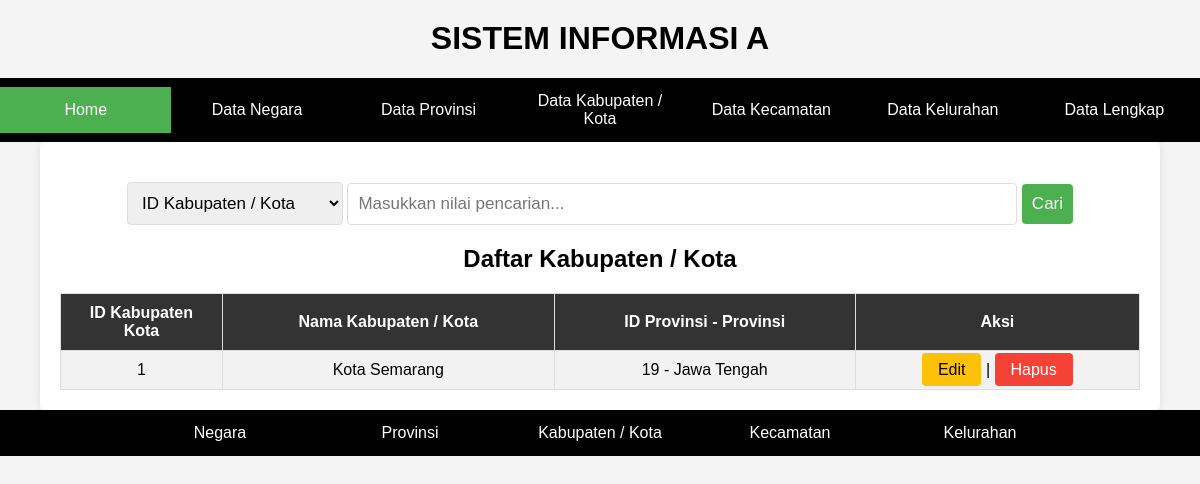
Screenshot of /admins/kabkota.php with the database file from the repository.
### tables this page shows
CREATE TABLE `areakabkota` (
  `Id_KabKota` int(11) NOT NULL,
  `KabKota` varchar(100) NOT NULL,
  `Id_Provinsi` int(10) NOT NULL
);

CREATE TABLE `areaprovinsi` (
  `Id_Provinsi` int(11) NOT NULL,
  `Provinsi` varchar(100) NOT NULL,
  `Id_Negara` int(11) NOT NULL
);

### admins/kabkota.php (the view, shortened to what this page needs)
<!DOCTYPE html>
<html lang="en">
<head>
</head>
<body>
<h1>SISTEM INFORMASI A</h1>
<div class="navbar">
    <a href="../index.php" class="active">Home</a>
    <a href="../admins/negara.php">Data Negara</a>
    <a href="../admins/provinsi.php">Data Provinsi</a>
    <a href="../admins/kabkota.php">Data Kabupaten / Kota</a>
    <a href="../admins/kecamatan.php">Data Kecamatan</a>
    <a href="../admins/kelurahan.php">Data Kelurahan</a>
    <a href="../admins/data.php">Data Lengkap</a>
</div>
<div class="container">
    <div class="search-container">
        <form action="kabkota.php" method="post">
            <select name="searchBy">
                <option value="id_kabkota" <?php if (isset($searchBy) && $searchBy == "id_kabkota") echo "selected"; ?>>ID Kabupaten / Kota</option>
            </select>
            <input type="text" placeholder="Masukkan nilai pencarian..." name="searchQuery" value="<?php echo isset($searchQuery) ? htmlspecialchars($searchQuery) : ''; ?>">
            <button type="submit">Cari</button>
        </form>
    </div>
    <?php
    $servername = "localhost";
    $username = "root";
    $password = "";
    $dbname = "sia";
    $conn = new mysqli($servername, $username, $password, $dbname);
    $sql = "SELECT areakabkota.id_kabkota, areakabkota.kabkota, areakabkota.id_provinsi, areaprovinsi.provinsi
            FROM areakabkota
            JOIN areaprovinsi ON areakabkota.id_provinsi = areaprovinsi.id_provinsi";
    $result = $conn->query($sql);
    if ($result->num_rows > 0) {
        echo "<h2 align='center'>Daftar Kabupaten / Kota</h2>";
        echo "<table class='data-table'>";
        echo "<tr><th>ID Kabupaten Kota</th><th>Nama Kabupaten / Kota</th><th>ID Provinsi - Provinsi</th><th>Aksi</th></tr>";
        while ($row = $result->fetch_assoc()) {
            echo "<tr><td>" . $row["id_kabkota"] . "</td><td>" . $row["kabkota"] . "</td><td>" . $row["id_provinsi"] . " - " . $row["provinsi"] . "</td><td><a href='../edit/editkabkota.php?id=" . $row["id_kabkota"] . "' class='edit-button'>Edit</a> | <a href='../hapus/deletekabkota.php?id=" . $row["id_kabkota"] . "' class='delete-button'>Hapus</a></td></tr>";
        }
        echo "</table>";
    } else {
        echo "Tidak ada kabupaten/kota yang ditemukan.";
    }
    ?>
</div>
<div class="navbar">
    <a href="negara.php">Negara</a>
    <a href="provinsi.php">Provinsi</a>
    <a href="kabkota.php">Kabupaten / Kota</a>
    <a href="kecamatan.php">Kecamatan</a>
    <a href="kelurahan.php">Kelurahan</a>
</div>
</body>
</html>

### admins/kabkota.php (style rules this page uses)
body { font-family: Arial, sans-serif; background-color: #f4f4f4; margin: 0; padding: 0; }
h1 { text-align: center; margin-top: 20px; }
.navbar { background-color: black; overflow: hidden; text-align: center; display: flex; justify-content: center; align-items: center; flex-wrap: wrap; }
.navbar a { display: block; color: #fff; text-align: center; padding: 14px 20px; text-decoration: none; flex: 1; max-width: 150px; }
.navbar a.active { background-color: #4CAF50; color: white; }
.container { width: 90%; margin: 0 auto; background-color: #fff; padding: 20px; border-radius: 5px; box-shadow: 0 0 10px rgba(0, 0, 0, 0.1); overflow: hidden; }
.data-table { width: 100%; border-collapse: collapse; }
.data-table th, .data-table td { border: 1px solid #ddd; padding: 10px; text-align: center; }
.data-table th:first-child, .data-table td:first-child { width: 15%; }
.data-table th { background-color: #333; color: #fff; }
.data-table tr:nth-child(even) { background-color: #f2f2f2; }
.edit-button { background-color: #ffc107; color: #000; padding: 8px 16px; border: none; border-radius: 4px; text-decoration: none; }
.delete-button { background-color: #f44336; color: #fff; padding: 8px 16px; border: none; border-radius: 4px; text-decoration: none; }
.search-container { text-align: center; margin: 20px 0; }
.search-container input[type="text"] { padding: 10px; font-size: 17px; border: 1px solid #ddd; border-radius: 4px; width: 60%; }
.search-container select { padding: 10px; font-size: 17px; border: 1px solid #ddd; border-radius: 4px; width: 20%; }
.search-container button { padding: 10px; font-size: 17px; background-color: #4caf50; color: #fff; border: none; border-radius: 4px; cursor: pointer; }

### rows the page displays
areakabkota: Id_KabKota "1", KabKota "Kota Semarang", Id_Provinsi "19", Id_Provinsi.Provinsi "Jawa Tengah"
